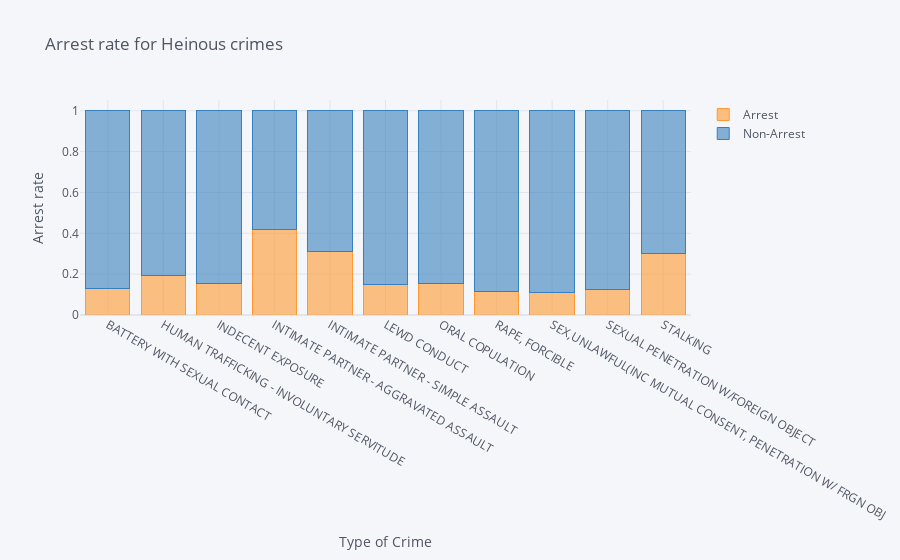

Here is the notebook cell this chart was saved with:
### Code cell
#For henious crimes arrest rate
d={'Invest Cont':'N',
 'Adult Other':'N',
 'Adult Arrest':'Y',
 'Juv Arrest':'Y',
 'Juv Other':'N',
 'UNK':'N'}
kf['Status Desc2']=kf['Status Desc'].map(lambda x: d[x])
#graph showing if the accused was arrested or not in top 10 crimes
crbyarrest=kf.groupby(['Crm Cd Desc','Status Desc2']).size().reset_index(name='No of crime')
crbyarrest1=crbyarrest[crbyarrest['Crm Cd Desc'].isin(cr11)]
ccrbyarrest2=crbyarrest1.pivot_table('No of crime',aggfunc=np.sum,columns='Status Desc2',index='Crm Cd Desc',fill_value=0).reset_index()
ccrbyarrest2['Total']=ccrbyarrest2['N']+ccrbyarrest2['Y']
ccrbyarrest2['Arrest']=ccrbyarrest2['Y']/ccrbyarrest2['Total']
ccrbyarrest2['Non-Arrest']=ccrbyarrest2['N']/ccrbyarrest2['Total']
ccrbyarrest2=ccrbyarrest2[['Crm Cd Desc','Arrest','Non-Arrest']]
ccrbyarrest3=ccrbyarrest2.set_index('Crm Cd Desc')
ccrbyarrest3.iplot(kind = 'bar',barmode = 'stack',title='Arrest rate for Heinous crimes',
    xTitle='Type of Crime',
    yTitle='Arrest rate')

### Figure 1 — Plotly figure (JSON) as saved in the notebook; plotly's stock layout.template omitted (floating-point values rounded to 4 significant figures)
{"data": [{"marker": {"color": "rgba(255, 153, 51, 0.6)", "line": {"color": "rgba(255, 153, 51, 1.0)", "width": 1}}, "name": "Arrest", "orientation": "v", "text": "", "type": "bar", "x": ["BATTERY WITH SEXUAL CONTACT", "HUMAN TRAFFICKING - INVOLUNTARY SERVITUDE", "INDECENT EXPOSURE", "INTIMATE PARTNER - AGGRAVATED ASSAULT", "INTIMATE PARTNER - SIMPLE ASSAULT", "LEWD CONDUCT", "ORAL COPULATION", "RAPE, FORCIBLE", "SEX,UNLAWFUL(INC MUTUAL CONSENT, PENETRATION W/ FRGN OBJ", "SEXUAL PENETRATION W/FOREIGN OBJECT", "STALKING"], "y": [0.1288, 0.1912, 0.1529, 0.4171, 0.3133, 0.1514, 0.1537, 0.1129, 0.112, 0.1237, 0.3033]}, {"marker": {"color": "rgba(55, 128, 191, 0.6)", "line": {"color": "rgba(55, 128, 191, 1.0)", "width": 1}}, "name": "Non-Arrest", "orientation": "v", "text": "", "type": "bar", "x": ["BATTERY WITH SEXUAL CONTACT", "HUMAN TRAFFICKING - INVOLUNTARY SERVITUDE", "INDECENT EXPOSURE", "INTIMATE PARTNER - AGGRAVATED ASSAULT", "INTIMATE PARTNER - SIMPLE ASSAULT", "LEWD CONDUCT", "ORAL COPULATION", "RAPE, FORCIBLE", "SEX,UNLAWFUL(INC MUTUAL CONSENT, PENETRATION W/ FRGN OBJ", "SEXUAL PENETRATION W/FOREIGN OBJECT", "STALKING"], "y": [0.8712, 0.8088, 0.8471, 0.5829, 0.6867, 0.8486, 0.8463, 0.8871, 0.888, 0.8763, 0.6967]}], "layout": {"barmode": "stack", "legend": {"bgcolor": "#F5F6F9", "font": {"color": "#4D5663"}, "traceorder": "normal"}, "paper_bgcolor": "#F5F6F9", "plot_bgcolor": "#F5F6F9", "title": {"font": {"color": "#4D5663"}, "text": "Arrest rate for Heinous crimes"}, "xaxis": {"gridcolor": "#E1E5ED", "showgrid": true, "tickfont": {"color": "#4D5663"}, "title": {"font": {"color": "#4D5663"}, "text": "Type of Crime"}, "zerolinecolor": "#E1E5ED"}, "yaxis": {"gridcolor": "#E1E5ED", "showgrid": true, "tickfont": {"color": "#4D5663"}, "title": {"font": {"color": "#4D5663"}, "text": "Arrest rate"}, "zerolinecolor": "#E1E5ED"}}}
